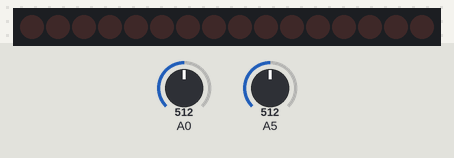
Simulated run of this sketch. Board: Arduino Uno, built with avr-gcc and run on an emulated ATmega328P. On the bench: 16 shift-register outputs drawn as a row of LEDs (first output left, lit = HIGH). Wiring (inferred from the names in the program): 2 × shift register (74HC595): data pin 11; shift clock pin 10; latch pin 9. Wiring (inferred from the signals the program sends): row of LEDs: on Q0, Q1, Q2, Q3, Q4, Q5, Q6, Q7, Q8, Q9, Q10, Q11, Q12, Q13, Q14, Q15. The inputs (shaded band) are chosen by the test bench; at power-on: A0 = 512, A5 = 512.

Above: at 1.2 s.
1.3 s: A0 set to 660
2.8 s: A0 set to 689
4.3 s: A0 set to 543
5.8 s: A0 set to 514
7.3 s: A0 set to 716
At 7.31 s:
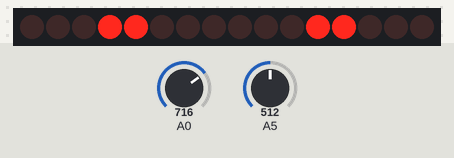
Timing chart, 0 to 9.8 s (numbered marks = the images above; inputs shaded):
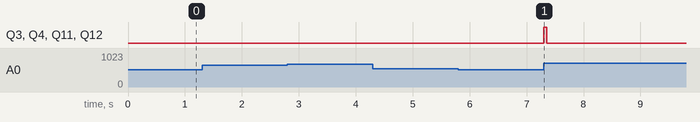

Measured:
- after the input at 1.3 s, every drawn part: stays the same
- after the input at 2.8 s, every drawn part: stays the same
- after the input at 4.3 s, every drawn part: stays the same
- after the input at 5.8 s, every drawn part: stays the same
- after the input at 7.3 s, Q3, Q4, Q11, Q12: LOW → HIGH at once, → LOW 0.05 s later

The sketch:

SoundMatrixBox+Corners.ino
```cpp
//Project :
//Author : Joshua Dolgin
//Date  : YYYY/MM//DD
//Status :
//Reference :
const int sampleWindow = 50;
uint16_t sample;
uint8_t data = 11;        // DA: SER IN (Serial Input)
uint8_t clk = 10;         // CK: SRCK (Shift Register cloCK)
uint8_t latch = 9;       // LA: RCK (Register Clock)
uint8_t cornerData [] = {0x00, 0x81, 0xC3, 0xE7, 0xFF};
uint8_t boxData [] = {0x00, 0x18, 0x3C, 0x7E, 0xFF};

void setup() {
  // put your setup code here, to run once:
  pinMode(data, OUTPUT);
  pinMode(clk, OUTPUT);
  pinMode(latch, OUTPUT);
}
void loop() {
  // put your main code here, to run repeatedly:
  uint32_t startMillis = millis(); // Start of sound sample window
  uint16_t soundLevel = 0;   // soundLevel value (volume)
  uint16_t signalMaximum = 0;
  uint16_t signalMinimum = 1024;

  // collect data for 50 mS
  while (millis() - startMillis < sampleWindow)
  {
    sample = analogRead(A0);
    if (sample < 1024)
    {
      if (sample > signalMaximum)
      {
        signalMaximum = sample;
      }
      else if (sample < signalMinimum)
      {
        signalMinimum = sample;
      }
    }
  }
  soundLevel = signalMaximum - signalMinimum;
  float voltReading = (soundLevel * 5.0) / 1024;
  voltReading = voltReading * 10;
  voltReading = constrain(voltReading, 2, 24);
  voltReading = map(voltReading, 2, 24, 1, 5);

  if (!analogRead(A5)) {
    for (uint8_t j = 0; j < voltReading; j++) {
      digitalWrite(latch, LOW);
      shiftOut(data, clk, LSBFIRST, cornerData[j]);
      shiftOut(data, clk, LSBFIRST, cornerData[j]);
    }
    digitalWrite(latch, HIGH);
  } else
    for (uint8_t j = 0; j < voltReading; j++) {
      digitalWrite(latch, LOW);
      shiftOut(data, clk, LSBFIRST, boxData[j]);
      shiftOut(data, clk, LSBFIRST, boxData[j]);
    }
  digitalWrite(latch, HIGH);
}
```
